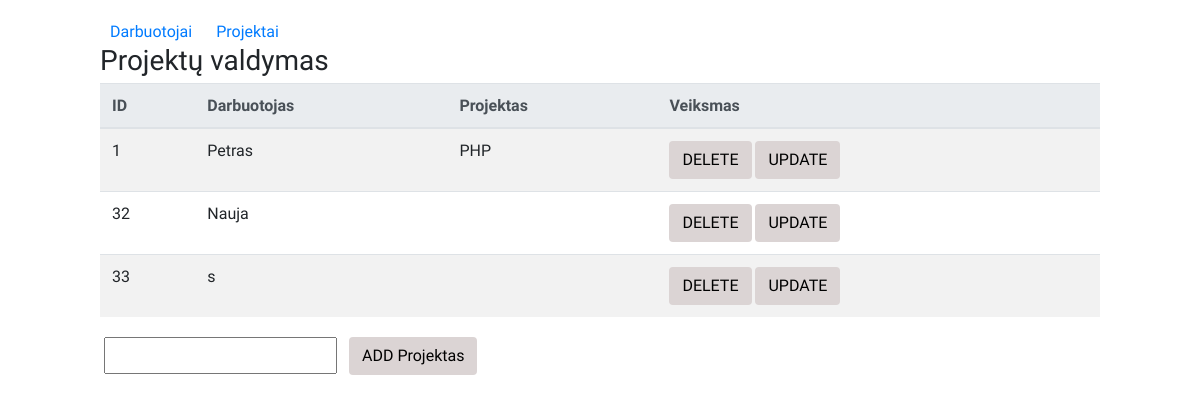
Before: / with the older database file.
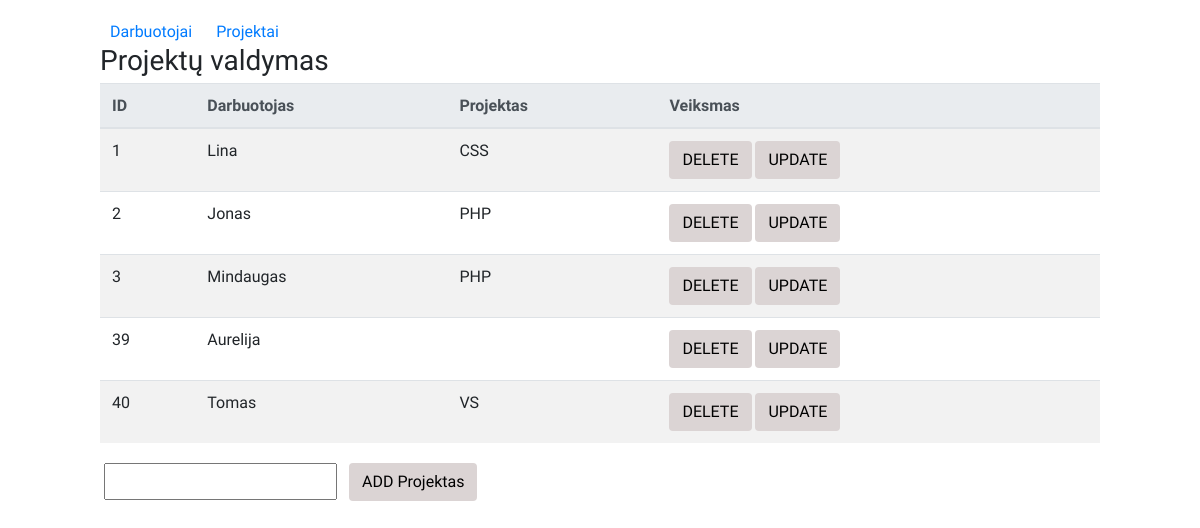
After: the same page with the newer database file.
### tables this page shows
CREATE TABLE `darbuotojai` (
  `id` int(11) NOT NULL AUTO_INCREMENT,
  `name` varchar(255) NOT NULL,
  `project_id` int(11) DEFAULT NULL,
  PRIMARY KEY (`id`)
);

CREATE TABLE `projektai` (
  `id` int(11) NOT NULL AUTO_INCREMENT,
  `project` varchar(255) NOT NULL,
  PRIMARY KEY (`id`)
);

### index.php (the view, shortened to what this page needs)
<?php
$servername = "localhost";
$username = "root";
$password = "mysql";
$crud= "crud";
$conn = mysqli_connect($servername, $username, $password, $crud);
?>
<html lang="en">
<head>
    <link rel="stylesheet" href="https://cdn.jsdelivr.net/npm/bootstrap@4.5.3/dist/css/bootstrap.min.css"
 />
    <link rel="stylesheet" href="style.css" />
</head>
<body>
<div>
  <a  class="text" href='index.php'>Darbuotojai</a>
  <a class="text" href='projektai.php'>Projektai</a>
  <h3> Projektų valdymas</h3>
</div>
<table class="table table-striped">
  <thead class="thead-light">
    <tr>
      <th scope="col">ID</th>
      <th scope="col">Darbuotojas</th>
      <th scope="col">Projektas</th>
      <th scope="col">Veiksmas</th>
    </tr>
  </thead>
  <tbody>
 <?php
$sql = "SELECT darbuotojai.id as id, darbuotojai.name as darbuotojai, projektai.id as project_id, projektai.project as projektai
FROM crud.darbuotojai
LEFT JOIN projektai
ON darbuotojai.project_id = projektai.id";
$result = mysqli_query($conn, $sql);
if (mysqli_num_rows($result) > 0) {
    while($row = mysqli_fetch_assoc($result)) {
        print('<tr>
        <td>' . $row["id"] . '</td>
        <td>' . $row["darbuotojai"] . '</td>
        <td>' . $row["projektai"] . '</td>
        <td>
        <a href="?action=deleteEmp&id='  . $row['id'] . '"><button class="btn">DELETE</button></a>
        <a href="edit.php?id='  . $row['id'] . '"><button class="btn">UPDATE</button></a>
        </td>
        </tr>');
    }
}else {
    echo "0 results";
}
?>
</tbody>
</table>
<form  action="" method="POST" id="create">
  <input type="text" name="name" for="name">
  <input class="btn"  type="submit" value="ADD Projektas" name ="submit">
</form>
</body>
</html>

### style.css (style rules this page uses)
* { box-sizing: border-box; margin: 0; padding: 0; font-family: 'PT Sans', sans-serif; }
body { padding: 20px 100px; justify-content:center ; }
.btn { background-color: rgb(219, 212, 212); color: rgb(0, 0, 0); }
.text { padding: 10px; }
input { padding: 4.5px; }
h3 { margin-bottom: 5px; }
input { margin: 4px; }

Changed rows visible on the page:
removed darbuotojai: id "32", name "Nauja"
removed darbuotojai: id "33", name "s"
changed darbuotojai id 1: name "Petras" → "Lina"; projektai.project "PHP" → "CSS"
added darbuotojai: id "2", name "Jonas", projektai.project "PHP"
added darbuotojai: id "3", name "Mindaugas", projektai.project "PHP"
added darbuotojai: id "39", name "Aurelija"
added darbuotojai: id "40", name "Tomas", projektai.project "VS"
